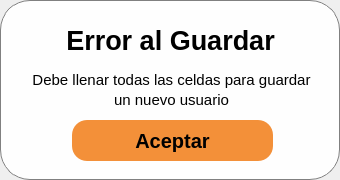
<?xml version="1.0" encoding="UTF-8"?>
<ui version="4.0">
 <class>errorSaveUserWindow</class>
 <widget class="QMainWindow" name="errorSaveUserWindow">
  <property name="geometry">
   <rect>
    <x>0</x>
    <y>0</y>
    <width>340</width>
    <height>180</height>
   </rect>
  </property>
  <property name="windowTitle">
   <string>Error al Guardar - Abaxfem</string>
  </property>
  <property name="windowIcon">
   <iconset resource="resources.qrc">
    <normaloff>:/Images/ResourcesFolder/Imagenes/Logo_Lineas.png</normaloff>:/Images/ResourcesFolder/Imagenes/Logo_Lineas.png</iconset>
  </property>
  <widget class="QWidget" name="centralwidget">
   <property name="styleSheet">
    <string notr="true">QWidget {
background-color : rgba(255, 255, 255, 240);
border-radius:30;
border:1px solid gray;
}</string>
   </property>
   <widget class="QPushButton" name="pb_aceptar">
    <property name="geometry">
     <rect>
      <x>72</x>
      <y>120</y>
      <width>201</width>
      <height>41</height>
     </rect>
    </property>
    <property name="font">
     <font>
      <family>Arial</family>
      <pointsize>15</pointsize>
      <italic>false</italic>
      <bold>true</bold>
      <underline>false</underline>
      <strikeout>false</strikeout>
     </font>
    </property>
    <property name="styleSheet">
     <string notr="true">QPushButton{
	border-radius:15px;
	color: rgb(0, 0, 0);
	background-color: rgba(240, 120, 14, 210);
border:0px;
}
QPushButton:hover{
	background-color: rgba(255, 135, 29, 230);
}
QPushButton:pressed{
	background-color: rgba(255, 135, 29, 255);
}</string>
    </property>
    <property name="text">
     <string>Aceptar</string>
    </property>
   </widget>
   <widget class="QLabel" name="label_4">
    <property name="geometry">
     <rect>
      <x>31</x>
      <y>70</y>
      <width>281</width>
      <height>20</height>
     </rect>
    </property>
    <property name="font">
     <font>
      <family>Arial</family>
      <pointsize>11</pointsize>
     </font>
    </property>
    <property name="styleSheet">
     <string notr="true">border:0px;
background-color: rgba(0, 0, 0, 0);</string>
    </property>
    <property name="text">
     <string>Debe llenar todas las celdas para guardar</string>
    </property>
    <property name="alignment">
     <set>Qt::AlignCenter</set>
    </property>
   </widget>
   <widget class="QPushButton" name="pb_exit">
    <property name="geometry">
     <rect>
      <x>301</x>
      <y>10</y>
      <width>21</width>
      <height>21</height>
     </rect>
    </property>
    <property name="styleSheet">
     <string notr="true">QPushButton{
	background-color: rgba(255, 255, 255, 0);
	image: url(:/Icons/ResourcesFolder/featherIcons/x-square.svg);
border:0px;
}
QPushButton:hover{
	background-color: rgba(200, 200, 200, 120);
	border-radius: 6px
}

QPushButton:pressed{
	background-color: rgba(180, 180, 180, 150);
	border-radius: 6px
}</string>
    </property>
    <property name="text">
     <string/>
    </property>
   </widget>
   <widget class="QLabel" name="label">
    <property name="geometry">
     <rect>
      <x>30</x>
      <y>20</y>
      <width>281</width>
      <height>41</height>
     </rect>
    </property>
    <property name="font">
     <font>
      <family>Arial</family>
      <pointsize>20</pointsize>
      <italic>false</italic>
      <bold>true</bold>
      <kerning>true</kerning>
     </font>
    </property>
    <property name="styleSheet">
     <string notr="true">QLabel{
background-color: rgba(255, 255, 255, 0);
border:0px;
}</string>
    </property>
    <property name="text">
     <string>Error al Guardar</string>
    </property>
    <property name="alignment">
     <set>Qt::AlignCenter</set>
    </property>
   </widget>
   <widget class="QLabel" name="label_5">
    <property name="geometry">
     <rect>
      <x>31</x>
      <y>90</y>
      <width>281</width>
      <height>20</height>
     </rect>
    </property>
    <property name="font">
     <font>
      <family>Arial</family>
      <pointsize>11</pointsize>
     </font>
    </property>
    <property name="styleSheet">
     <string notr="true">border:0px;
background-color: rgba(0, 0, 0, 0);</string>
    </property>
    <property name="text">
     <string>un nuevo usuario</string>
    </property>
    <property name="alignment">
     <set>Qt::AlignCenter</set>
    </property>
   </widget>
  </widget>
 </widget>
 <resources>
  <include location="resources.qrc"/>
 </resources>
 <connections/>
</ui>
